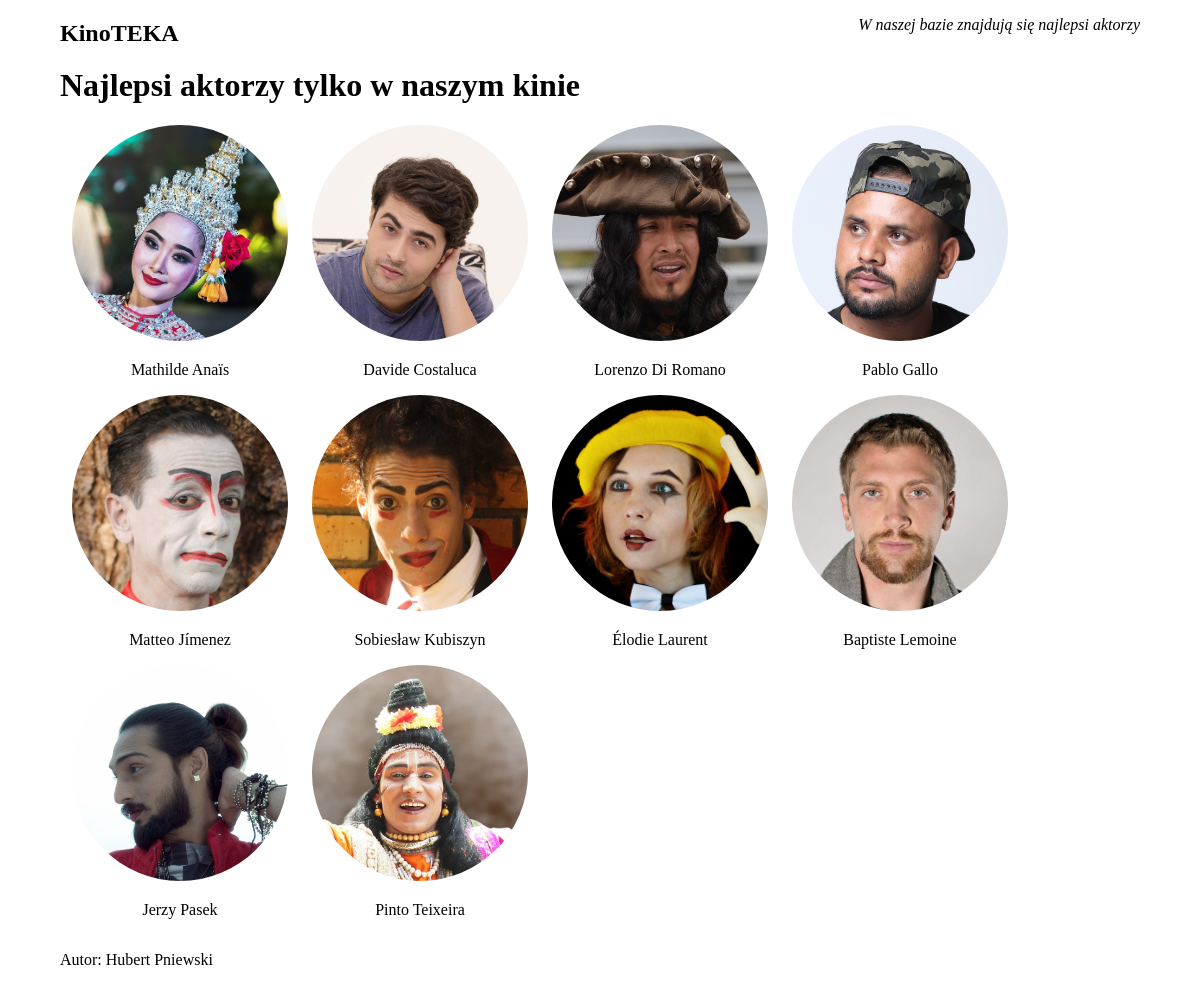
The page / on the database its author committed.
### tables this page shows
CREATE TABLE `aktorzy` (
  `id_aktora` int(11) NOT NULL,
  `imie` varchar(255) NOT NULL,
  `nazwisko` varchar(255) NOT NULL,
  `ocena` tinyint(4) NOT NULL DEFAULT 0,
  `plik_awatara` varchar(255) NOT NULL DEFAULT 'awatar_nieznany.png'
);

### index.php (the view, shortened to what this page needs)
<?php
    $conn = new mysqli("localhost", "root", "", "kino");
?>
<!DOCTYPE html>
<html lang="pl">
    <head>
        <link rel="stylesheet" href="styl.css">
    </head>
    <body>
        <header>
            <section id="naglowkowy1">
            <h2><a href="index.php">KinoTEKA</a></h2>
            </section>
            <section id="naglowkowy2">
            <p><em>W naszej bazie znajdują się najlepsi aktorzy</em></p>
            </section>
        <header>
        <main>
            <h1>Najlepsi aktorzy tylko w naszym kinie</h1>
            <div id="wynik">
                <?php
                    $query = "SELECT * FROM aktorzy ORDER BY nazwisko ASC, imie ASC;";
                    $result = $conn->query($query);
                    while ($row = $result->fetch_assoc()) {
                        echo "<div>";
                        echo "<a href='aktor.php?id=".$row['id_aktora']."'>";
                        echo "<img src='".$row['plik_awatara']."' alt='".$row['imie']." ".$row['nazwisko']."' title='".$row['imie']." ".$row['nazwisko']."'>";
                        echo "<p>".$row['imie']." ".$row['nazwisko']."</p>";
                        echo "</a>";
                        echo "</div>";
                    }
                ?>
            </div>
        </main>
        <footer>
            <p>Autor: Hubert Pniewski</p>
        </footer>
    </body>
</html>

### styl.css (style rules this page uses)
* { font-family: 'Gill Sans MT', 'calibri'; }
body { width: 90%; margin: 0 auto; }
#naglowkowy1 { width: 40%; float: left; }
#naglowkowy2 { width: 60%; text-align: right; float: left; }
main { clear: both; }
#wynik div { width: 15em; text-align: center; display: inline-block; }
img { width: 90%; border-radius: 50%; }
a { color: black; text-decoration: none; }

### rows shown on the page
aktorzy: plik_awatara (picture), imie "Mathilde", nazwisko "Anaïs"
aktorzy: plik_awatara (picture), imie "Davide", nazwisko "Costaluca"
aktorzy: plik_awatara (picture), imie "Lorenzo", nazwisko "Di Romano"
aktorzy: plik_awatara (picture), imie "Pablo", nazwisko "Gallo"
aktorzy: plik_awatara (picture), imie "Matteo", nazwisko "Jímenez"
aktorzy: plik_awatara (picture), imie "Sobiesław", nazwisko "Kubiszyn"
aktorzy: plik_awatara (picture), imie "Élodie", nazwisko "Laurent"
aktorzy: plik_awatara (picture), imie "Baptiste", nazwisko "Lemoine"
aktorzy: plik_awatara (picture), imie "Jerzy", nazwisko "Pasek"
aktorzy: plik_awatara (picture), imie "Pinto", nazwisko "Teixeira"
